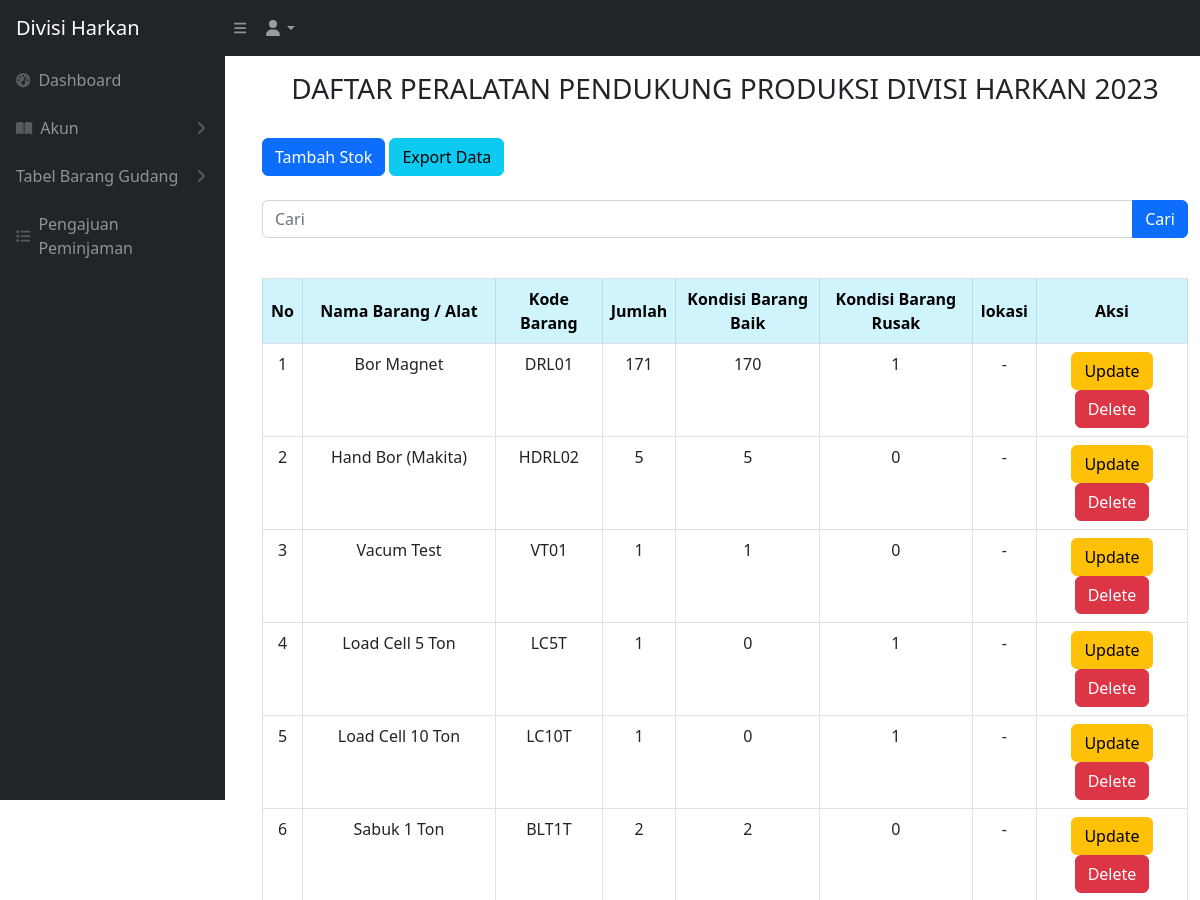
The page /alat_produksi.php (signed in, upper part) on the database as committed earlier.
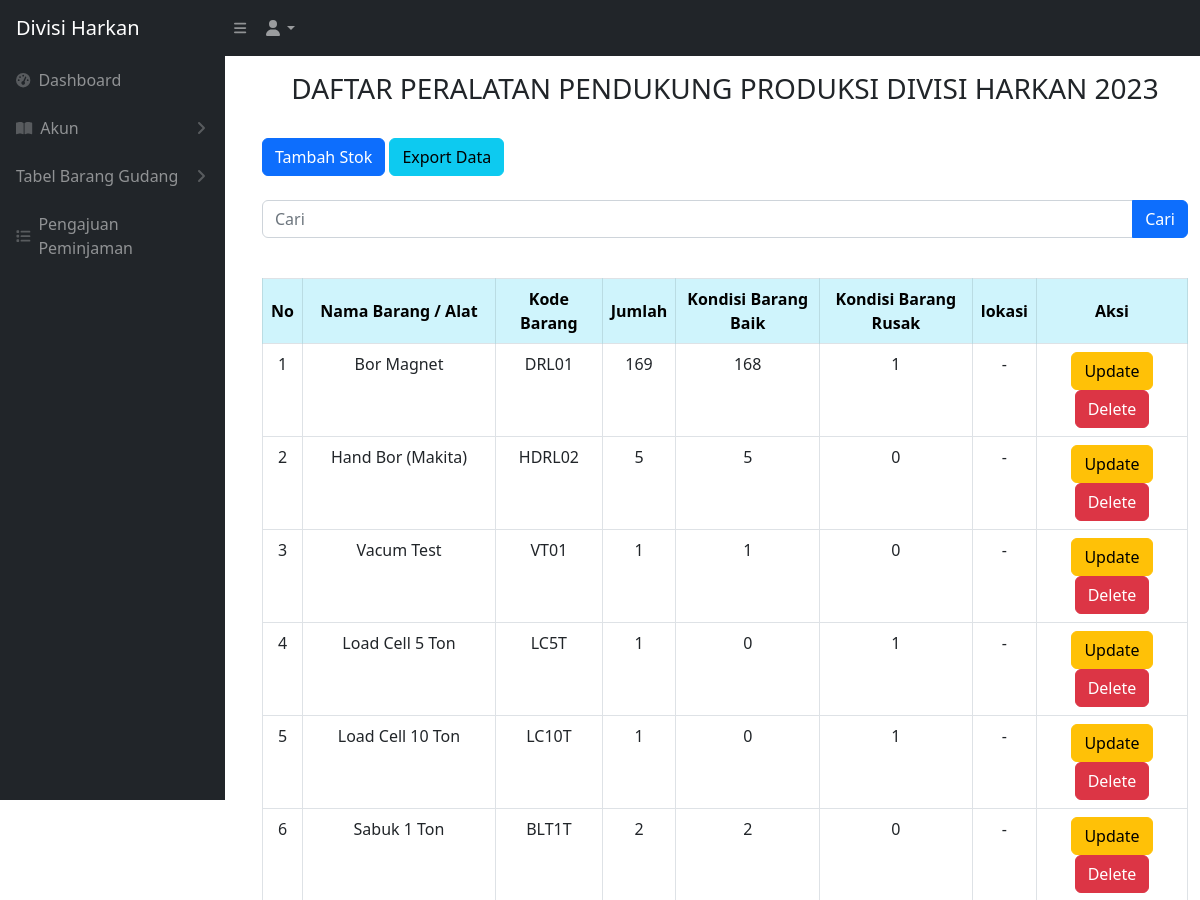
The same page on the database as committed later.
### tables this page shows
CREATE TABLE `alat_produksi` (
  `idbarang` int(11) NOT NULL,
  `namabarang` varchar(512) NOT NULL,
  `kodebarang` varchar(100) NOT NULL,
  `jumlah` int(11) NOT NULL,
  `baik` int(11) NOT NULL,
  `rusak` int(11) NOT NULL,
  `lokasi` varchar(512) NOT NULL,
  `kategori_id` int(11) NOT NULL
);

### alat_produksi.php (the view, shortened to what this page needs)
<?php
require 'controller/koneksi.php';
$query = "SELECT * FROM alat_produksi";
?>
<!DOCTYPE html>
<html lang="en">
<head>
    <link href="css/styles.css" rel="stylesheet" />
</head>
<?php include 'sidebar.php' ?>
<br>
<br>
<body>
    <main id="main-content" class="<?= isset($_GET['sidebarClosed']) ? '' : 'main-with-sidebar' ?>">
        <div class="container-fluid px-4">
            <h3 class="mt-4 text-center">DAFTAR PERALATAN PENDUKUNG PRODUKSI DIVISI HARKAN 2023</h3>
        </div>
        <br>
        <div class="container -fluid">
            <div class="card-mb-4">
                <button type="button" class="btn btn-primary" data-bs-toggle="modal" data-bs-target="#myModal">
                    Tambah Stok
                </button>
                <a href="export.php" class="btn btn-info">Export Data</a>
                <br>
                <br>
                <form action="alat_produksi.php" method="GET">
                    <div class="input-group mb-3">
                        <input type="text" value="" class="form-control" placeholder="Cari" name="cari">
                        <button type="submit" class="btn btn-primary">Cari</button>
                    </div>
                </form>
                <br>
                <div class="card-body">
                    <div class="table table-responsive">
                        <table class="table table-bordered" id="dataTable" width="100" cellspacing="0">
                            <thead>
                                <tr>
                                    <th class="table-info text-center align-middle">No</th>
                                    <th class="table-info text-center align-middle">Nama Barang / Alat</th>
                                    <th class="table-info text-center align-middle">Kode Barang</th>
                                    <th class="table-info text-center align-middle">Jumlah</th>
                                    <th class="table-info text-center align-middle">Kondisi Barang Baik</th>
                                    <th class="table-info text-center align-middle">Kondisi Barang Rusak</th>
                                    <th class="table-info text-center align-middle">lokasi</th>
                                    <th class="table-info text-center align-middle">Aksi</th>
                                </tr>
                            </thead>
                            <tbody>
                                <?php
                                $i = 1;
                                $ambilsemuadatabarang = mysqli_query($conn, $query);
                                while ($data = mysqli_fetch_array($ambilsemuadatabarang)) {
                                    $namabarang = $data['namabarang'];
                                    $kodebarang = $data['kodebarang'];
                                    $jumlah = $data['jumlah'];
                                    $barangbaik = $data['baik'];
                                    $barangrusak = $data['rusak'];
                                    $lokasi = $data['lokasi'];
                                    $idb = $data['idbarang'];
                                ?>
                                    <tr>
                                        <td style="text-align: center;"><?= $i++ ?></td>
                                        <td style="text-align: center;"><?= $namabarang ?></td>
                                        <td style="text-align: center;"><?= $kodebarang ?></td>
                                        <td style="text-align: center;"><?= $jumlah ?></td>
                                        <td style="text-align: center;"><?= $barangbaik ?></td>
                                        <td style="text-align: center;"><?= $barangrusak ?></td>
                                        <td style="text-align: center;"><?= $lokasi ?></td>
                                        <td style="text-align: center;">
                                            <button type="button" class="btn btn-warning" data-bs-toggle="modal" data-bs-target="#edit<?= $idb; ?>">
                                                Update
                                            </button>
                                            <button type="button" class="btn btn-danger" data-bs-toggle="modal" data-bs-target="#delete<?= $idb; ?>">
                                                Delete
                                            </button>
                                        </td>
                                    </tr>
                                <?php
                                };
                                ?>
                            </tbody>
                        </table>
    </main>
</body>
</html>

Rows that differ between the two databases and show on the page:
changed alat_produksi "Bor Magnet": jumlah "171" → "169"; baik "170" → "168"
